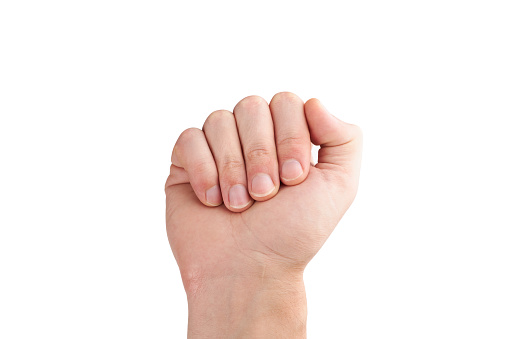
#> input picture photo_pipeline/nailtracking/test.jpg, 509 x 339 px
$ python -i find_finger.py   (imports and definitions only)
#> lines starting #> are read from the running program, lines starting #| are printed output that depends on the picture; after the words box and inside, x2 and y2 are one past the last pixel; in counts of white or black regions, pixels touching at a corner belong together
#> further down, picture is the input picture: shape (339, 509, 3); mean B, G, R 233.4, 236.8, 247.1
#!/usr/bin/python3
# -*- coding: utf-8 -*-

import cv2
import matplotlib.pyplot as plt
# from imutils.video.webcamvideostream import WebcamVideoStream
import numpy as np
#import imutils

def test_HSV(frame):
    HSV_frame = cv2.cvtColor(frame, cv2.COLOR_BGR2HSV)
    (H, S, V) = cv2.split(HSV_frame)
    HH = cv2.equalizeHist(H)
    SH = cv2.equalizeHist(S)
    VH = cv2.equalizeHist(V)
    HSV_H = cv2.merge((HH, SH, VH))
    ret1, SH = cv2.threshold(SH, 0, 255, type=cv2.THRESH_OTSU)
    ret2, VH = cv2.threshold(VH, 0, 255, type=cv2.THRESH_OTSU)
    HSV_mask = cv2.bitwise_and(SH, VH)
    cv2.imshow("HSVbin", HSV_mask)


def find_hand_old(frame):
    img = frame.copy()
    gray = cv2.cvtColor(frame, cv2.COLOR_BGR2GRAY)
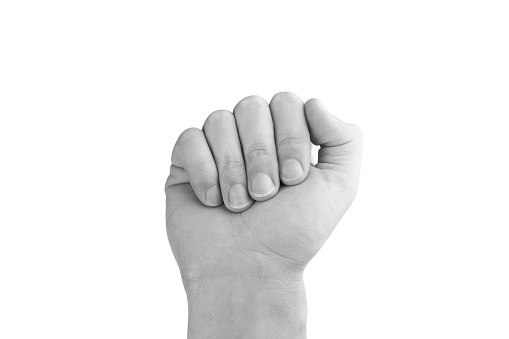
#> gray: shape (339, 509); min 0, max 255, mean 239.5
    YCrCb_frame = cv2.cvtColor(frame, cv2.COLOR_BGR2YCrCb)
#> YCrCb_frame: shape (339, 509, 3); mean of channels 0, 1, 2 239.5, 133.4, 124.5
    # YCrCb_frame = cv2.GaussianBlur(YCrCb_frame, (9, 9), 0)
    YCrCb_frame = cv2.GaussianBlur(YCrCb_frame, (3, 3), 0)
#> YCrCb_frame: shape (339, 509, 3); mean of channels 0, 1, 2 239.5, 133.4, 124.5
    # [5 lines of commented-out code are left out]
    mask = cv2.inRange(YCrCb_frame, np.array([0, 127, 75]), np.array([255, 177, 130]))
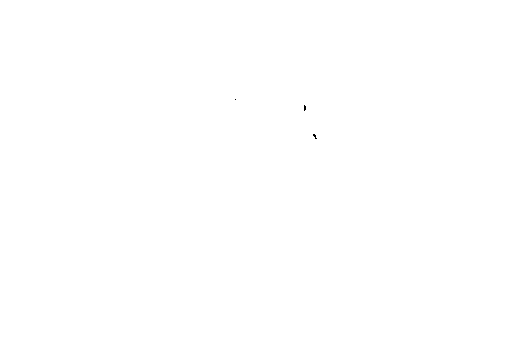
#> mask: shape (339, 509); 100% white; black in thin lines or dots, all inside (x1, y1, x2, y2) = (235, 99, 317, 139)
    bin_mask = mask

    kernel = cv2.getStructuringElement(cv2.MORPH_ELLIPSE, (5, 5))
    bin_mask = cv2.dilate(bin_mask, kernel, iterations=5)
#> bin_mask: shape (339, 509); every value is 255
    res = cv2.bitwise_and(frame, frame, mask=bin_mask)

    return img, bin_mask, res

>>> import cv2
>>> picture = cv2.imread('test.jpg')
>>> result = find_hand_old(picture)
